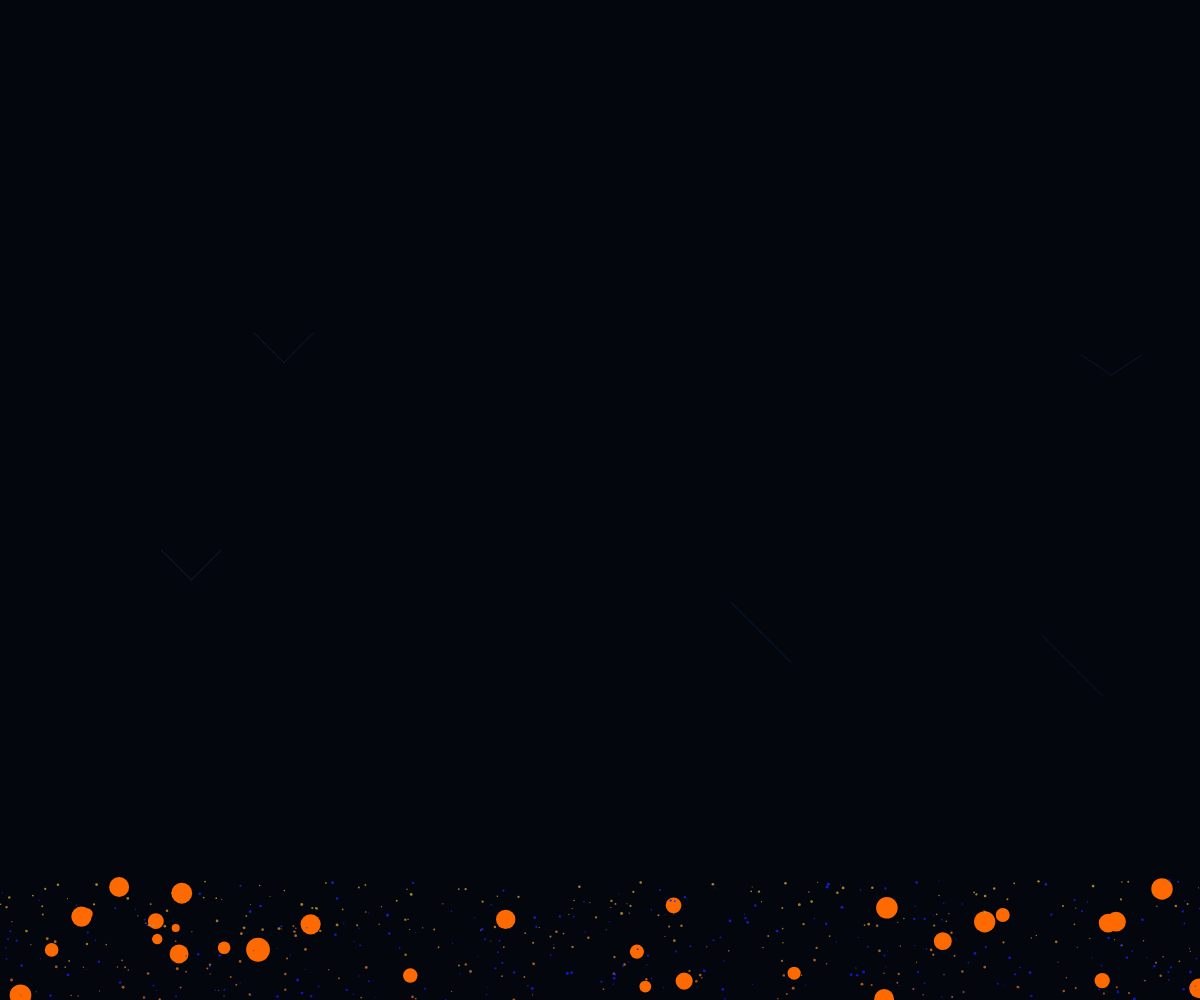
Frame 1 (no input)
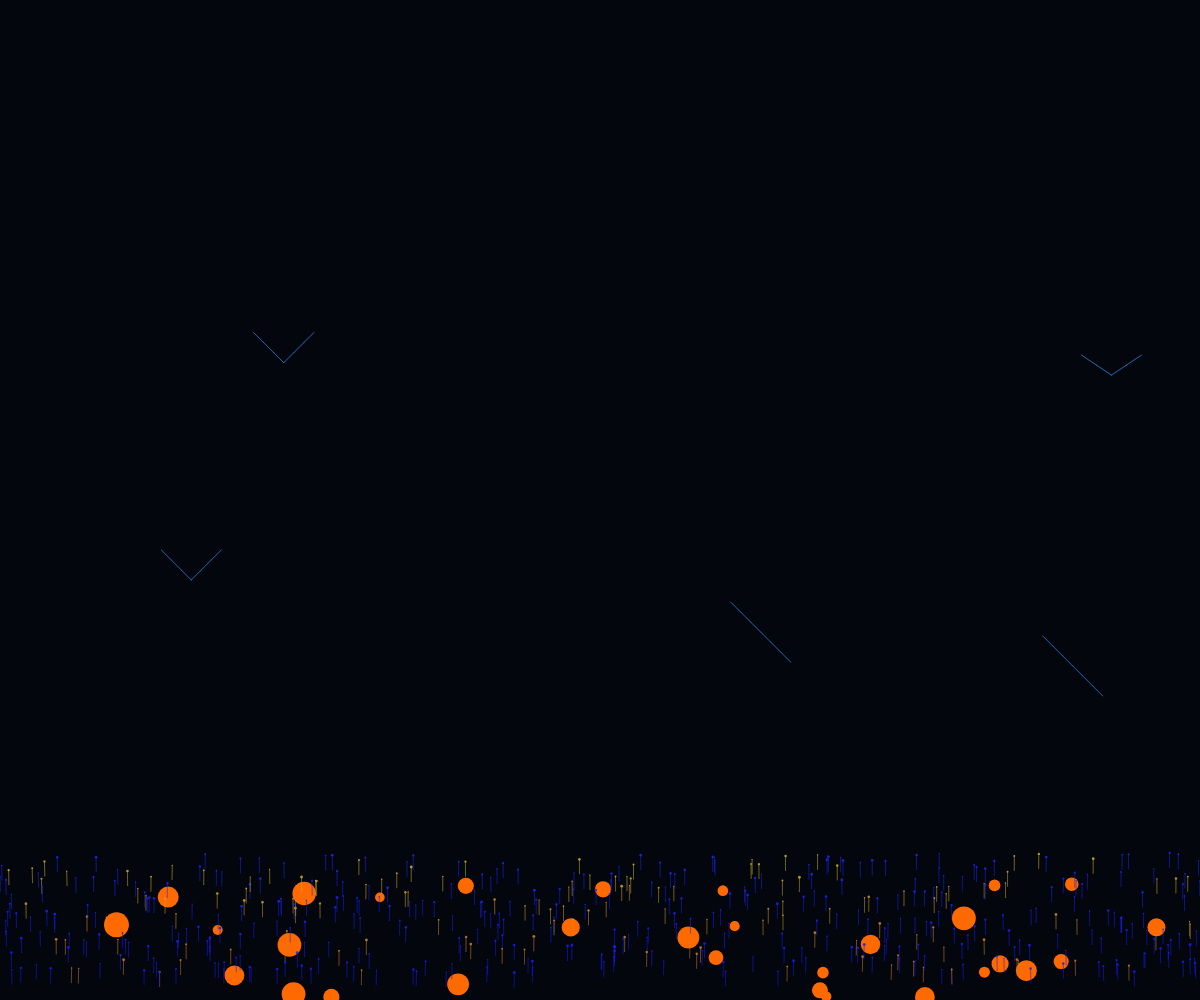
Frame 60 (no input)
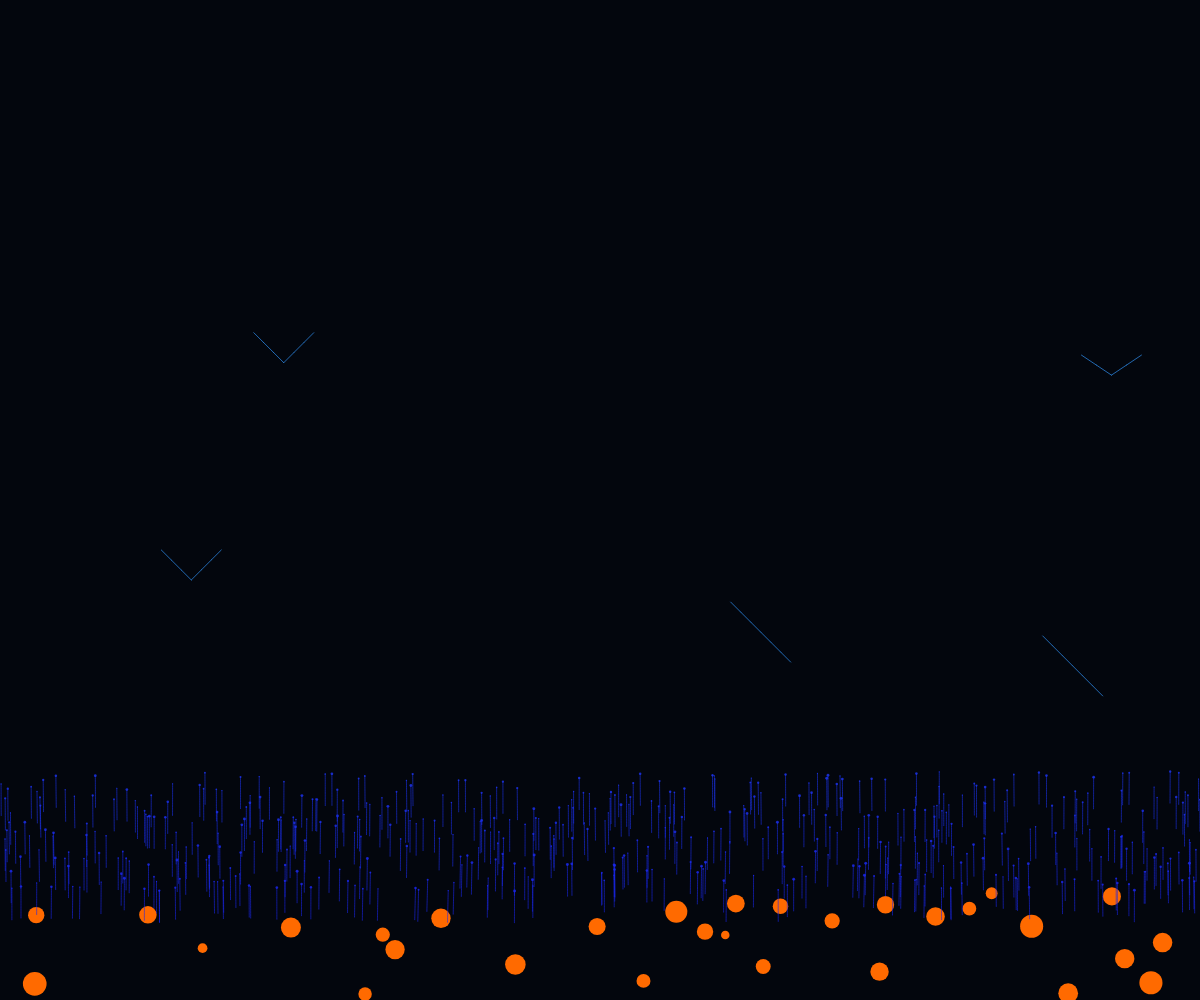
Frame 120 (the mouse pressed at the canvas centre since frame 60)

The p5.js sketch that drew these frames (run headless with seeded random() and noise() and a simulated clock; from frame 60 on, the mouse is pressed at the canvas centre):

// p5.js sketch
// ── sketch.js
// A vibrant campfire with glowing sparks that transform into constellations
// Sparks rise from warm orange/yellow fire, cool to blue-white as they ascend,
// then drift apart and connect to form recognizable constellations in the night sky

const PARTICLE_COUNT = 500;
const FIRE_HEIGHT = 120;
const GRAVITY = 0.015;
const WIND_STRENGTH = 0.002;
const SPARK_LIFETIME = 400;

let particles = [];
let bgColor;
let fireColor;
let constellations = [];

// Predefined constellation patterns (star positions relative to center)
const CONSTELLATION_PATTERNS = [
  // Orion
  [[-30, -10], [-20, 0], [-10, 10], [0, 20], [10, 10], [20, 0], [30, -10]],
  // Big Dipper
  [[-40, -30], [-30, -20], [-20, -10], [-10, 0], [0, 10], [10, 20], [20, 30]],
  // Cassiopeia
  [[-30, -20], [-15, -10], [0, 0], [15, -10], [30, -20]],
  // Ursa Major
  [[-30, -20], [-20, -10], [-10, 0], [0, 10], [10, 20], [20, 30], [30, 40]]
];

function setup() {
  createCanvas(windowWidth, windowHeight);
  colorMode(HSB, 360, 100, 100, 1);
  
  // Deep midnight blue sky
  bgColor = color(220, 80, 5, 1);
  
  // Warm fire colors
  fireColor = color(25, 100, 100, 1);
  
  // Initialize particles with random properties
  for (let i = 0; i < PARTICLE_COUNT; i++) {
    particles.push({
      pos: createVector(random(width), height - random(0, FIRE_HEIGHT)),
      vel: createVector(0, 0),
      acc: createVector(0, 0),
      size: random(1, 3),
      lifetime: random(SPARK_LIFETIME * 0.5, SPARK_LIFETIME),
      maxLifetime: SPARK_LIFETIME,
      hue: random(20, 40), // orange to yellow
      saturation: random(80, 100),
      brightness: random(80, 100),
      trail: [],
      isCooling: false,
      constellationIndex: -1
    });
  }
  
  // Initialize constellations with positions
  for (let i = 0; i < 5; i++) {
    constellations.push({
      x: random(width),
      y: random(height * 0.3, height * 0.7),
      stars: [],
      opacity: 0,
      patternIndex: floor(random(CONSTELLATION_PATTERNS.length))
    });
  }
}

function draw() {
  background(bgColor);
  
  // Draw fire at bottom
  noStroke();
  fill(fireColor);
  for (let i = 0; i < 30; i++) {
    let x = random(width);
    let y = height - random(0, FIRE_HEIGHT);
    let r = random(8, 25);
    ellipse(x, y, r, r);
  }
  
  // Update and display particles
  for (let i = 0; i < particles.length; i++) {
    let p = particles[i];
    
    // Add some noise to movement
    let noiseX = noise(p.pos.x * 0.01, p.pos.y * 0.01, frameCount * 0.01) - 0.5;
    let noiseY = noise(p.pos.x * 0.01, p.pos.y * 0.01, frameCount * 0.01 + 1000) - 0.5;
    
    // Apply forces
    p.acc.x += noiseX * WIND_STRENGTH;
    p.acc.y -= GRAVITY;
    
    // Update velocity and position
    p.vel.add(p.acc);
    p.pos.add(p.vel);
    
    // Reset acceleration
    p.acc.mult(0);
    
    // Age the particle
    p.lifetime--;
    
    // Add current position to trail
    p.trail.push(createVector(p.pos.x, p.pos.y));
    
    // Limit trail length
    if (p.trail.length > 20) {
      p.trail.shift();
    }
    
    // Reset particle if it dies or goes off screen
    if (p.lifetime <= 0 || p.pos.y < -50) {
      p.pos.set(random(width), height - random(0, FIRE_HEIGHT));
      p.vel.mult(0);
      p.lifetime = p.maxLifetime;
      p.trail = [];
      p.hue = random(20, 40); // Reset to warm orange/yellow
      p.isCooling = false;
      p.constellationIndex = -1;
    }
    
    // Color transition from warm to cool as particle rises
    let t = map(p.pos.y, height, 0, 0, 1);
    t = constrain(t, 0, 1);
    
    // Transition to cooling phase
    if (p.lifetime < p.maxLifetime * 0.7 && !p.isCooling) {
      p.isCooling = true;
      p.constellationIndex = floor(random(constellations.length));
    }
    
    let newHue, newSat, newBright;
    if (p.isCooling) {
      // Cool blue-white
      newHue = lerp(240, 210, t); // Blue to cyan
      newSat = lerp(90, 80, t);
      newBright = lerp(95, 85, t);
    } else {
      // Warm orange to yellow
      newHue = lerp(20, 240, t); // Warm orange to cool blue
      newSat = lerp(80, 90, t);
      newBright = lerp(80, 95, t);
    }
    
    // Draw trail
    noFill();
    stroke(newHue, newSat, newBright, 0.6);
    strokeWeight(1);
    beginShape();
    for (let pos of p.trail) {
      vertex(pos.x, pos.y);
    }
    endShape();
    
    // Draw particle
    fill(newHue, newSat, newBright, 0.8);
    noStroke();
    ellipse(p.pos.x, p.pos.y, p.size, p.size);
    
    // If particle is cooling and has a constellation index, add it to that constellation
    if (p.isCooling && p.constellationIndex >= 0) {
      const constellation = constellations[p.constellationIndex];
      if (constellation.opacity < 1) {
        constellation.opacity += 0.005;
      }
      
      // Add particle to constellation's star array
      constellation.stars.push({
        x: p.pos.x,
        y: p.pos.y,
        age: 0
      });
    }
  }
  
  // Draw constellations
  for (let i = 0; i < constellations.length; i++) {
    let c = constellations[i];
    
    if (c.opacity > 0) {
      // Get pattern
      let pattern = CONSTELLATION_PATTERNS[c.patternIndex];
      
      // Draw connections between stars in this constellation
      stroke(210, 80, 95, c.opacity * 0.7);
      strokeWeight(1);
      noFill();
      
      beginShape(LINES);
      for (let j = 0; j < pattern.length - 1; j++) {
        let starA = pattern[j];
        let starB = pattern[j + 1];
        
        let x1 = c.x + starA[0];
        let y1 = c.y + starA[1];
        let x2 = c.x + starB[0];
        let y2 = c.y + starB[1];
        
        vertex(x1, y1);
        vertex(x2, y2);
      }
      endShape();
      
      // Draw stars of the constellation
      fill(210, 80, 95, c.opacity * 0.9);
      noStroke();
      
      beginShape(POINTS);
      for (let j = 0; j < c.stars.length; j++) {
        let star = c.stars[j];
        vertex(star.x, star.y);
      }
      endShape();
    }
  }
  
  // Occasionally create new constellations
  if (frameCount % 300 === 0 && frameCount > 500) {
    for (let i = 0; i < 2; i++) {
      let c = constellations[floor(random(constellations.length))];
      c.x = random(width);
      c.y = random(height * 0.3, height * 0.7);
      c.opacity = 0;
      c.stars = [];
      c.patternIndex = floor(random(CONSTELLATION_PATTERNS.length));
    }
  }
}

function windowResized() {
  resizeCanvas(windowWidth, windowHeight);
}
